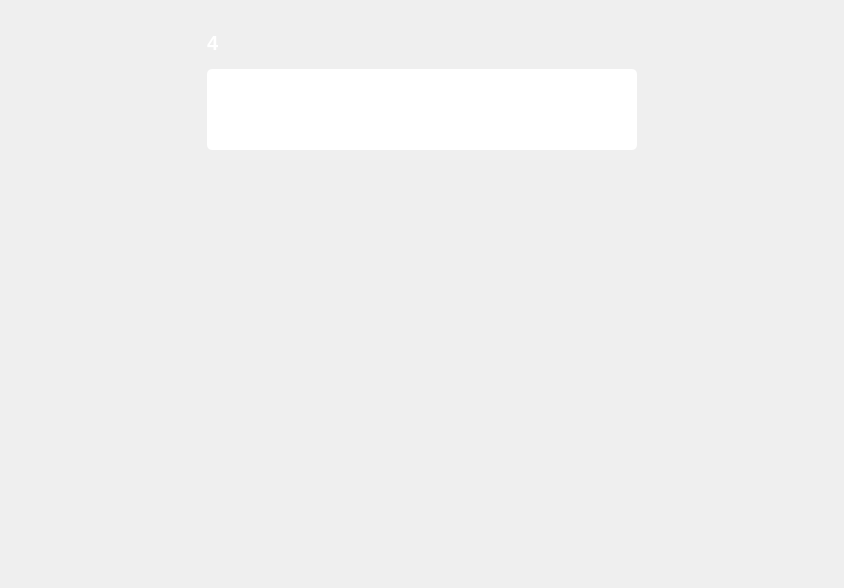
<?xml version="1.0" encoding="UTF-8"?>
<ui version="4.0">
 <class>EditSettingSystem</class>
 <widget class="QWidget" name="EditSettingSystem">
  <property name="geometry">
   <rect>
    <x>0</x>
    <y>0</y>
    <width>844</width>
    <height>588</height>
   </rect>
  </property>
  <property name="minimumSize">
   <size>
    <width>640</width>
    <height>480</height>
   </size>
  </property>
  <property name="windowTitle">
   <string>Form</string>
  </property>
  <layout class="QGridLayout" name="gridLayout">
   <item row="0" column="0">
    <layout class="QVBoxLayout" name="verticalLayout_2">
     <property name="leftMargin">
      <number>5</number>
     </property>
     <property name="topMargin">
      <number>5</number>
     </property>
     <property name="rightMargin">
      <number>5</number>
     </property>
     <property name="bottomMargin">
      <number>5</number>
     </property>
     <item>
      <layout class="QHBoxLayout" name="horizontalLayout">
       <property name="leftMargin">
        <number>5</number>
       </property>
       <property name="topMargin">
        <number>5</number>
       </property>
       <property name="rightMargin">
        <number>5</number>
       </property>
       <property name="bottomMargin">
        <number>5</number>
       </property>
       <item>
        <spacer name="horizontalSpacer">
         <property name="orientation">
          <enum>Qt::Horizontal</enum>
         </property>
         <property name="sizeType">
          <enum>QSizePolicy::Expanding</enum>
         </property>
         <property name="sizeHint" stdset="0">
          <size>
           <width>40</width>
           <height>20</height>
          </size>
         </property>
        </spacer>
       </item>
       <item>
        <layout class="QVBoxLayout" name="verticalLayout">
         <property name="leftMargin">
          <number>5</number>
         </property>
         <property name="topMargin">
          <number>5</number>
         </property>
         <property name="rightMargin">
          <number>5</number>
         </property>
         <property name="bottomMargin">
          <number>5</number>
         </property>
         <item>
          <spacer name="verticalSpacer_3">
           <property name="orientation">
            <enum>Qt::Vertical</enum>
           </property>
           <property name="sizeType">
            <enum>QSizePolicy::Fixed</enum>
           </property>
           <property name="sizeHint" stdset="0">
            <size>
             <width>2</width>
             <height>2</height>
            </size>
           </property>
          </spacer>
         </item>
         <item>
          <widget class="QLabel" name="label">
           <property name="minimumSize">
            <size>
             <width>0</width>
             <height>30</height>
            </size>
           </property>
           <property name="maximumSize">
            <size>
             <width>16777215</width>
             <height>30</height>
            </size>
           </property>
           <property name="font">
            <font>
             <pointsize>15</pointsize>
             <weight>75</weight>
             <bold>true</bold>
            </font>
           </property>
           <property name="styleSheet">
            <string notr="true">background-color: rgba(255, 255, 255, 0);
color: rgb(255, 255, 255);</string>
           </property>
           <property name="text">
            <string>4</string>
           </property>
          </widget>
         </item>
         <item>
          <spacer name="verticalSpacer">
           <property name="orientation">
            <enum>Qt::Vertical</enum>
           </property>
           <property name="sizeType">
            <enum>QSizePolicy::Fixed</enum>
           </property>
           <property name="sizeHint" stdset="0">
            <size>
             <width>20</width>
             <height>5</height>
            </size>
           </property>
          </spacer>
         </item>
         <item>
          <widget class="QLineEdit" name="lineEdit">
           <property name="minimumSize">
            <size>
             <width>430</width>
             <height>81</height>
            </size>
           </property>
           <property name="maximumSize">
            <size>
             <width>430</width>
             <height>81</height>
            </size>
           </property>
           <property name="font">
            <font>
             <pointsize>15</pointsize>
             <weight>75</weight>
             <bold>true</bold>
            </font>
           </property>
           <property name="styleSheet">
            <string notr="true">QLineEdit{
background-color: rgb(255, 255, 255);
color: rgb(0, 0, 0);
border-radius:5px;
}

</string>
           </property>
           <property name="alignment">
            <set>Qt::AlignCenter</set>
           </property>
          </widget>
         </item>
        </layout>
       </item>
       <item>
        <spacer name="horizontalSpacer_2">
         <property name="orientation">
          <enum>Qt::Horizontal</enum>
         </property>
         <property name="sizeType">
          <enum>QSizePolicy::Expanding</enum>
         </property>
         <property name="sizeHint" stdset="0">
          <size>
           <width>40</width>
           <height>20</height>
          </size>
         </property>
        </spacer>
       </item>
      </layout>
     </item>
     <item>
      <spacer name="verticalSpacer_2">
       <property name="orientation">
        <enum>Qt::Vertical</enum>
       </property>
       <property name="sizeType">
        <enum>QSizePolicy::Fixed</enum>
       </property>
       <property name="sizeHint" stdset="0">
        <size>
         <width>20</width>
         <height>29</height>
        </size>
       </property>
      </spacer>
     </item>
     <item>
      <layout class="QHBoxLayout" name="horizontalLayout_2">
       <property name="leftMargin">
        <number>5</number>
       </property>
       <property name="topMargin">
        <number>5</number>
       </property>
       <property name="rightMargin">
        <number>5</number>
       </property>
       <property name="bottomMargin">
        <number>5</number>
       </property>
       <item>
        <spacer name="horizontalSpacer_3">
         <property name="orientation">
          <enum>Qt::Horizontal</enum>
         </property>
         <property name="sizeType">
          <enum>QSizePolicy::Preferred</enum>
         </property>
         <property name="sizeHint" stdset="0">
          <size>
           <width>40</width>
           <height>20</height>
          </size>
         </property>
        </spacer>
       </item>
       <item>
        <widget class="KeyBoard" name="WKeyBoard" native="true">
         <property name="sizePolicy">
          <sizepolicy hsizetype="Expanding" vsizetype="Expanding">
           <horstretch>0</horstretch>
           <verstretch>0</verstretch>
          </sizepolicy>
         </property>
         <property name="minimumSize">
          <size>
           <width>640</width>
           <height>425</height>
          </size>
         </property>
         <property name="maximumSize">
          <size>
           <width>16777215</width>
           <height>425</height>
          </size>
         </property>
         <property name="styleSheet">
          <string notr="true">background-color: rgba(255, 255, 255, 0);</string>
         </property>
        </widget>
       </item>
       <item>
        <spacer name="horizontalSpacer_4">
         <property name="orientation">
          <enum>Qt::Horizontal</enum>
         </property>
         <property name="sizeType">
          <enum>QSizePolicy::Preferred</enum>
         </property>
         <property name="sizeHint" stdset="0">
          <size>
           <width>40</width>
           <height>20</height>
          </size>
         </property>
        </spacer>
       </item>
      </layout>
     </item>
    </layout>
   </item>
  </layout>
 </widget>
 <customwidgets>
  <customwidget>
   <class>KeyBoard</class>
   <extends>QWidget</extends>
   <header>keyboard.h</header>
   <container>1</container>
  </customwidget>
 </customwidgets>
 <resources/>
 <connections/>
</ui>
